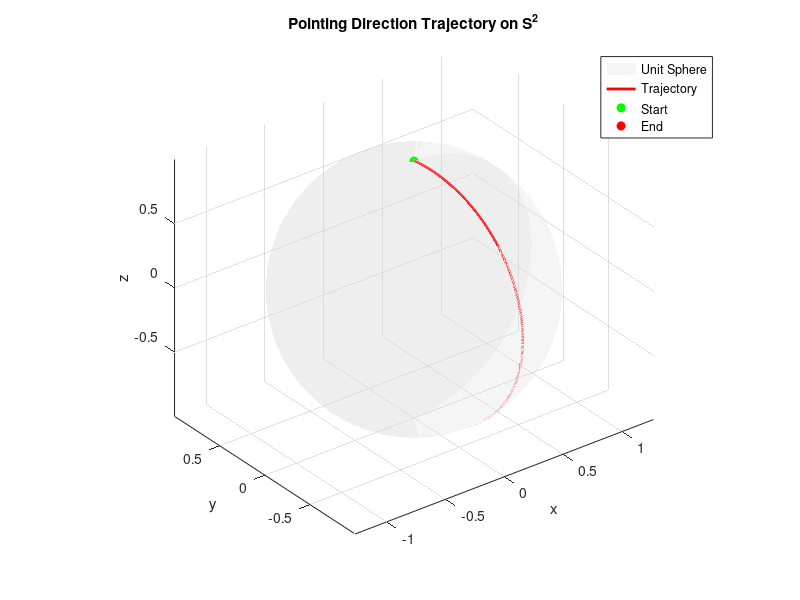
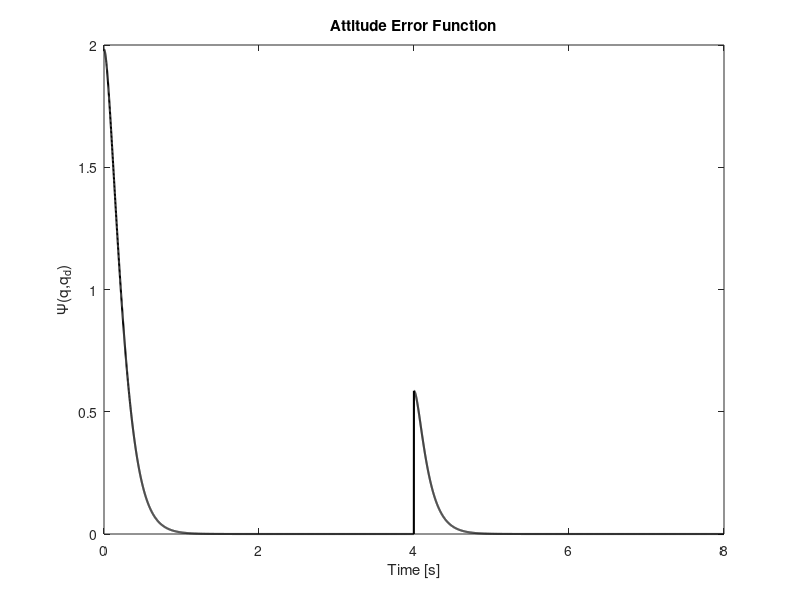
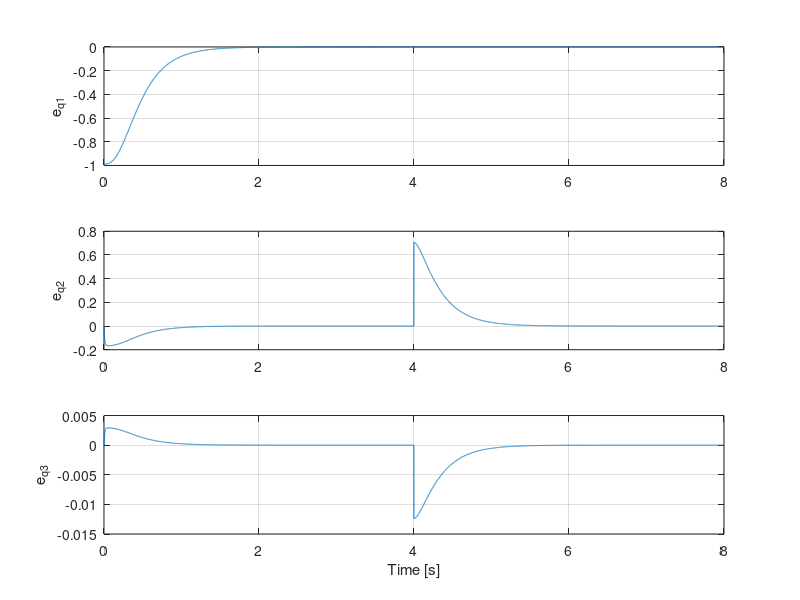

These figures' MATLAB source, in order: (Note: this script raises an error after producing the figures.)
clc; clear; close all;

% Simulation parameters
Tend = 8;
dt   = 0.001;
Nsim = round(Tend/dt) + 1;
t    = linspace(0, Tend, Nsim);

% System parameters (V. Numerical Simulations)
c = 0.3;                             % Nm (s/rad)
J = diag([0.0294 0.0305 0.0495]);    % kg m^2
tau = zeros(3,1);

% Controller gains (29a, 29b)
K_r = diag([4.234 4.392 7.128]);
K_w = diag([7.056 7.320 11.88]) * 1e-1;

% Hat (skew) operator
S = @(x) [   0   -x(3)  x(2);
           x(3)    0   -x(1);
          -x(2)  x(1)    0 ];

% Initial conditions
q = [0; 0; 1];                  % initial pointing direction
q = q / norm(q);                % enforce S^2

omega = [0; 0.3; 0];            % initial angular velocity

Q = eye(3);

% Desired equilibrium
q_d = [0; -0.0175; -0.9998];
q_d = q_d / norm(q_d);

omega_d = zeros(3,1);

% Storage
q_hist     = zeros(3, Nsim);
omega_hist = zeros(3, Nsim);
u_hist     = zeros(3, Nsim);
eq_hist    = zeros(3, Nsim);
Psi_hist   = zeros(1, Nsim);

% Main simulation loop
for k = 1:Nsim

    if k == Tend/2/dt % new desired goal for t >= 5 sec
        % New desired equilibrium points
        q_d = [1; 0; 0];
        q_d = q_d / norm(q_d);
        omega_d = zeros(3,1); 
    end

    % --- Attitude error function (Eq. 8)
    Psi = 2 - sqrt(2) * sqrt(1 + q' * q_d);

    % --- Configuration error vector (Eq. 12)
    e_q = (1 / (sqrt(2) * sqrt(1 + q' * q_d))) * Q' * S(q_d) * q;

    % --- Angular velocity error
    e_w = omega - omega_d;

    % --- Control law (Eq. 28, reduced to S^2)
    u = Q'* (-K_r * Q * e_q ...
        -K_w * e_w )...
        + S(omega) * J * omega ...
        + c * omega ...
        - tau;

    % --- Rigid body dynamics (Eq. 5)
    omega_dot = J \ (u - c*omega - S(omega)*J*omega + tau);
    omega = omega + dt * omega_dot;

    % --- Reduced attitude kinematics (Eq. 4)
    q_dot = S(omega) * q;
    q = q + dt * q_dot;

    % --- Enforce S^2 constraint
    q = q / norm(q);

    % --- Store
    q_hist(:,k)     = q;
    omega_hist(:,k) = omega;
    u_hist(:,k)     = u;
    eq_hist(:,k)    = e_q;
    Psi_hist(k)     = Psi;
end

% === Plots ===

% --- Attitude trajectory on S^2
figure; hold on; grid on; axis equal;
[xs,ys,zs] = sphere(50);
surf(xs,ys,zs, ...
    'FaceAlpha',0.25,'EdgeColor','none','FaceColor',[0.85 0.85 0.85]);

plot3(q_hist(1,:), q_hist(2,:), q_hist(3,:), 'r','LineWidth',2);
plot3(q_hist(1,1), q_hist(2,1), q_hist(3,1), 'go','MarkerFaceColor','g');
plot3(q_hist(1,end), q_hist(2,end), q_hist(3,end), 'ro','MarkerFaceColor','r');

xlabel('x'); ylabel('y'); zlabel('z');
title('Pointing Direction Trajectory on S^2');
legend('Unit Sphere','Trajectory','Start','End');
view(3);

% --- Error function
figure; grid on;
plot(t, Psi_hist, 'k','LineWidth',1.5);
xlabel('Time [s]');
ylabel('\Psi(q,q_d)');
title('Attitude Error Function');

% --- Configuration error components
figure;
subplot(3,1,1); plot(t, eq_hist(1,:)); grid on; ylabel('e_{q1}');
subplot(3,1,2); plot(t, eq_hist(2,:)); grid on; ylabel('e_{q2}');
subplot(3,1,3); plot(t, eq_hist(3,:)); grid on; ylabel('e_{q3}');
xlabel('Time [s]');
sgtitle('Configuration Error Vector');

% --- Angular velocity
figure;
subplot(3,1,1); plot(t, omega_hist(1,:)); grid on; ylabel('\omega_1');
subplot(3,1,2); plot(t, omega_hist(2,:)); grid on; ylabel('\omega_2');
subplot(3,1,3); plot(t, omega_hist(3,:)); grid on; ylabel('\omega_3');
xlabel('Time [s]');
sgtitle('Angular Velocity');

% === Time-Accurate Animation of Pointing Direction on S^2 ===

animation = figure; hold on; grid on; axis equal;
[xs,ys,zs] = sphere(50);
surf(xs,ys,zs, ...
    'FaceAlpha',0.25,'EdgeColor','none','FaceColor',[0.85 0.85 0.85]);

xlabel('x'); ylabel('y'); zlabel('z');
title('Pointing Direction Animation on S^2');
view(45,30);

% --- Desired equilibrium points
q_d1 = [0; -0.0175; -0.9998]; q_d1 = q_d1/norm(q_d1);
q_d2 = [1; 0; 0];

plot3(q_d1(1), q_d1(2), q_d1(3), 'kp', ...
      'MarkerSize',12,'MarkerFaceColor','k');
text(q_d1(1), q_d1(2), q_d1(3), ' q_{d1}', 'FontSize',12);

plot3(q_d2(1), q_d2(2), q_d2(3), 'kp', ...
      'MarkerSize',12,'MarkerFaceColor','k');
text(q_d2(1), q_d2(2), q_d2(3), ' q_{d2}', 'FontSize',12);

% --- Trajectory & current point
traj = plot3(q_hist(1,1), q_hist(2,1), q_hist(3,1), ...
             'r','LineWidth',2);
current = plot3(q_hist(1,1), q_hist(2,1), q_hist(3,1), ...
                'ro','MarkerFaceColor','r','MarkerSize',6);

% --- Time annotation
timeText = text(-1.7,0,1.2,'t = 0.00 s', ...
    'FontSize',12,'FontWeight','bold');

% === Video settings (TIME-ACCURATE) ===
save_to_mp4 = 1;
frameStep   = 10;                % must match animation loop
sim_dt      = dt * frameStep;    % simulated time per frame
videoFPS    = 1 / sim_dt;        % makes video exactly 10 sec

if save_to_mp4
    mp4File = 'lyapunov_stability_in_s2.mp4';
    v = VideoWriter(mp4File,'MPEG-4');
    v.FrameRate = videoFPS;
    open(v);
end

% === Animation loop ===
for k = 1:frameStep:Nsim

    % Update trajectory
    set(traj, 'XData', q_hist(1,1:k), ...
              'YData', q_hist(2,1:k), ...
              'ZData', q_hist(3,1:k));

    % Update current point
    set(current, 'XData', q_hist(1,k), ...
                 'YData', q_hist(2,k), ...
                 'ZData', q_hist(3,k));

    % Update time text
    set(timeText,'String',sprintf('t = %.2f s',t(k)));

    drawnow limitrate nocallbacks

    if save_to_mp4
        frame = getframe(animation);
        writeVideo(v,frame);
    end
end

if save_to_mp4
    close(v);
end
